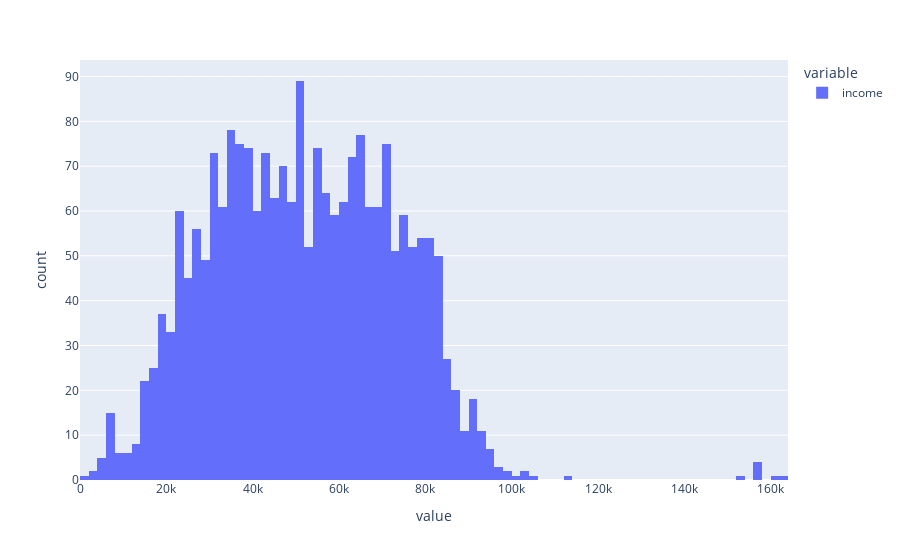

The cell this chart's notebook holds for it:
### Code cell
df=df[df.income!=666666]
df["income"].hist(bins=15)

### Figure 1 — Plotly figure (JSON) as saved in the notebook; plotly's stock layout.template omitted (floating-point values rounded to 4 significant figures; data arrays with more than 128 entries replaced by an {"elided": "..."} marker saying what was removed)
{"data": [{"alignmentgroup": "True", "bingroup": "x", "hovertemplate": "variable=income<br>value=%{x}<br>count=%{y}<extra></extra>", "legendgroup": "income", "marker": {"color": "#636efa", "pattern": {"shape": ""}}, "name": "income", "offsetgroup": "income", "orientation": "v", "showlegend": true, "type": "histogram", "x": {"elided": "2236 int values"}, "xaxis": "x", "yaxis": "y"}], "layout": {"barmode": "relative", "legend": {"title": {"text": "variable"}, "tracegroupgap": 0}, "margin": {"t": 60}, "xaxis": {"anchor": "y", "domain": [0, 1], "title": {"text": "value"}}, "yaxis": {"anchor": "x", "domain": [0, 1], "title": {"text": "count"}}}}
